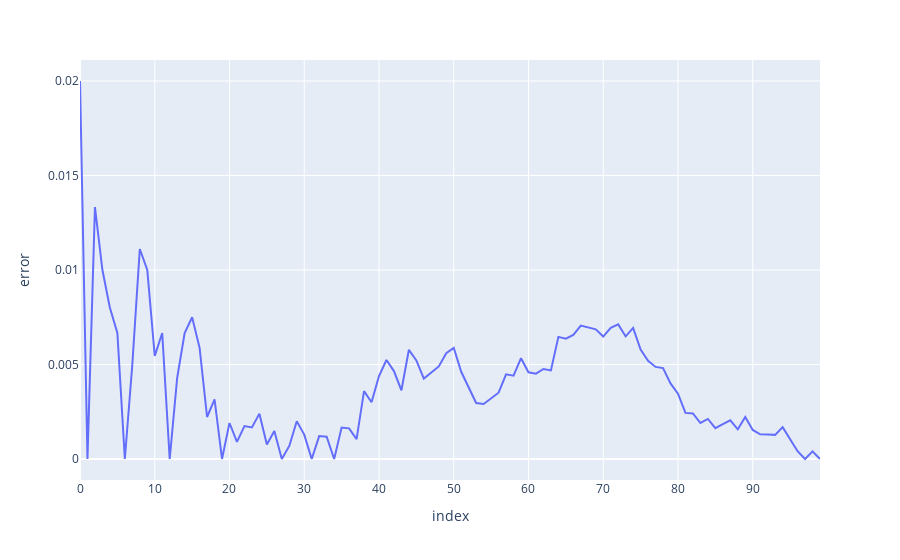

Source (notebook cell):
### Code cell
import plotly.express as px
import pandas as pd
data = pd.DataFrame({"error":np.abs(estimation_error)})
fig = px.line(data, y="error")
# fig.update_traces(marker_size=10)
fig.show()
